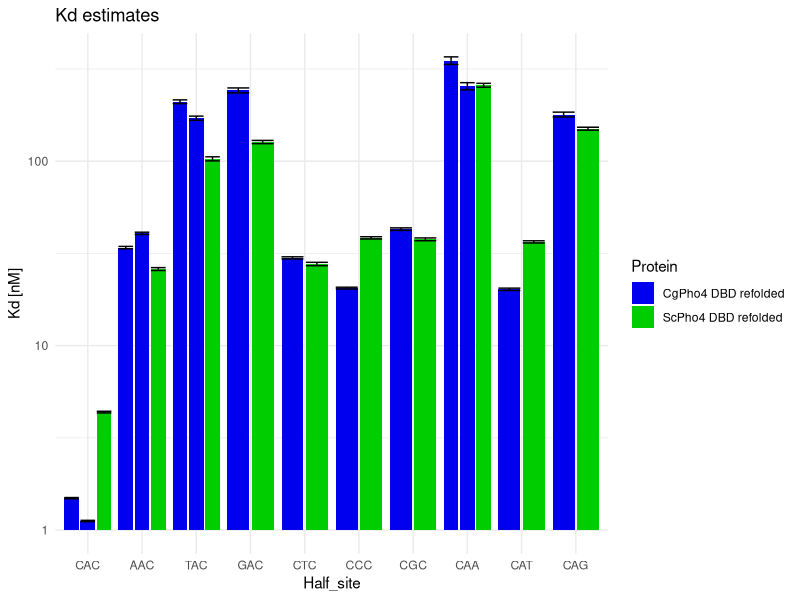

The R script that drew this image:
## ---- chunk 1
suppressPackageStartupMessages(library(tidyverse))
## ---- chunk 2
dat <- read_tsv("../data/BLI/2021-Jan-Feb-Kd-estimates.tsv") %>% 
  filter(!is.na(Model)) %>% 
  mutate(Half_site = factor(str_sub(Ligand,7,9), 
                            levels = c("CAC","AAC","TAC","GAC","CTC","CCC","CGC","CAA","CAT","CAG")))
## ---- chunk 3
# plot Kd ± 95%CI for each experiment, fill-color by protein source
dat %>%
  # use the latest batch of protein results only, and only use the 1:1 model fitting
  filter(Include, str_sub(Batch, 1, 5) %in% c("rH021","rH023"), Model == "1:1") %>%
  mutate(Kd = Kd_c * 1e9, Kd_err = Kd_c_err * 1e9) %>% 
  ggplot(aes(x = Half_site, y = Kd, fill = Protein)) + 
  geom_col(position = position_dodge2()) +
  geom_errorbar(aes(ymin = Kd - Kd_err, ymax = Kd + Kd_err), position = position_dodge2()) +
  scale_fill_manual(values = c("blue2","green3")) +
  labs(title = "Kd estimates", y = "Kd [nM]") +
  #scale_alpha_manual(values = c(0.4,1)) +
  #scale_fill_manual(values = c("blue2","green3")) +
  scale_y_log10() +
  theme_minimal()
#ggsave("imgs/20200915-Kd-estimates-comparison.png", width = 8, height = 4.5)
